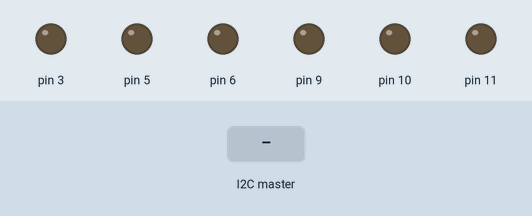
Recording of a sketch running on a simulated Arduino Uno, built with avr-gcc and run on an emulated ATmega328P. On the bench: output pins drawn as LEDs (lit = HIGH). Inputs (shaded band) come from the test bench.

Above: at 1.2 s.
1.3 s: the I2C master sends the byte 1
At 1.7 s:
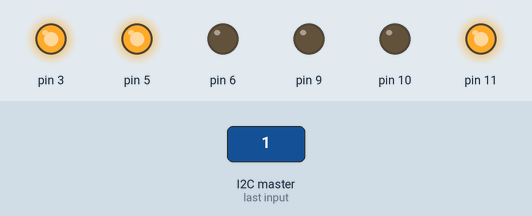
Timing chart, 0 to 4.3 s (numbered marks = the images above; inputs shaded):
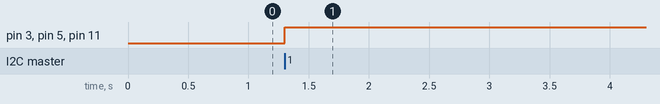

The sketch:

CocoChoco_plate.ino
```cpp
#include<Wire.h>
#include"LEDTape.h"

const int CONTROLLER_ADDR = 9;

LEDTape Plate_Coco(5, 3, 6), Plate_Choco(9, 10, 11);

bool SquareToggle, TriangleToggle;
bool SquareClick, TriangleClick;
bool sqr, tri;

struct buttonData{
  bool oldData = 0;
  bool newData = 0;
}Square, Triangle;

void setup() {
  Serial.begin(115200);
  Wire.begin(CONTROLLER_ADDR);
  Wire.onReceive(ReceiveEvent);
  Wire.setClock(400000UL); // Set I2C frequency to 400kHz

}

void loop() {

  if (SquareToggle)
    Plate_Coco.LightingSolid(255, 255, 0);
  else
    Plate_Coco.LightOff();

  if (TriangleToggle)
    Plate_Choco.LightingSolid(0, 0, 255);
  else
    Plate_Choco.LightOff();

}

void ReceiveEvent(int any) {

  while (Wire.available()) {

    sqr = Wire.read();
    tri = Wire.read();

  }

  Square.newData = sqr;

  if (Square.oldData == 0 && Square.newData == 1) {
    SquareClick = 1;
  }
  else
    SquareClick = 0;

  Square.oldData = Square.newData;

  if (SquareClick) SquareToggle ^= 1;


  Triangle.newData = tri;

  if (Triangle.oldData == 0 && Triangle.newData == 1) {
    TriangleClick = 1;
  }
  else
    TriangleClick = 0;

  Triangle.oldData = Triangle.newData;

  if (TriangleClick) TriangleToggle ^= 1;

}
```

LEDTape.cpp
```cpp
#include "LEDTape.h"

LEDTape::LEDTape(const int pinR, const int pinG, const int pinB): _pinR(pinR), _pinG(pinG), _pinB(pinB) {
  pinMode(pinR, OUTPUT);
  pinMode(pinG, OUTPUT);
  pinMode(pinB, OUTPUT);
}

void LEDTape::LightingSolid(uint8_t r, uint8_t g, uint8_t b) {
  analogWrite(_pinR, r);
  analogWrite(_pinG, g);
  analogWrite(_pinB, b);

  getRGB(r, g, b);
}

void LEDTape::LightingBlink(uint8_t r, uint8_t g, uint8_t b) {
  time_ms = millis();
  while (millis() - time_ms <= 1000) {
    LightingSolid(r, g, b);
  }

  while (millis() - time_ms <= 2000)
    LightingSolid(0, 0, 0);
  Serial.print(millis() - time_ms);

  getRGB(r, g, b);
}

void LEDTape::LightOff() {
  LightingSolid(0, 0, 0);
  getRGB(0, 0, 0);
}

void LEDTape::LightingFade(uint8_t r, uint8_t g, uint8_t b) {
}

void LEDTape::ShowRGB() {
  Serial.print(val_r);    Serial.print("\t");
  Serial.print(val_g);    Serial.print("\t");
  Serial.println(val_b);
}
```

LEDTape.h
```cpp
#pragma once
#include<arduino.h>

class  LEDTape
{
  private:
    const int _pinR, _pinG, _pinB;
    uint8_t val_r, val_g, val_b;
    unsigned long time_ms;

    void getRGB(uint8_t r, uint8_t g, uint8_t b) {
      val_r = r;
      val_g = g;
      val_b = b;
    }

  public:
    LEDTape(const int pinR, const int pinG, const int pinB);

    void LightingSolid(uint8_t r, uint8_t g, uint8_t b);
    void LightingBlink(uint8_t r, uint8_t g, uint8_t b);
    void LightOff();
    void LightingFade(uint8_t r, uint8_t g, uint8_t b);
    void ShowRGB();
    uint8_t GetR() {
      return val_r;
    }
    uint8_t GetG() {
      return val_g;
    }
    uint8_t GetB() {
      return val_b;
    }

};
```

Measured:
- after the input at 1.3 s, pin 3, pin 5, pin 11: LOW → HIGH at once
